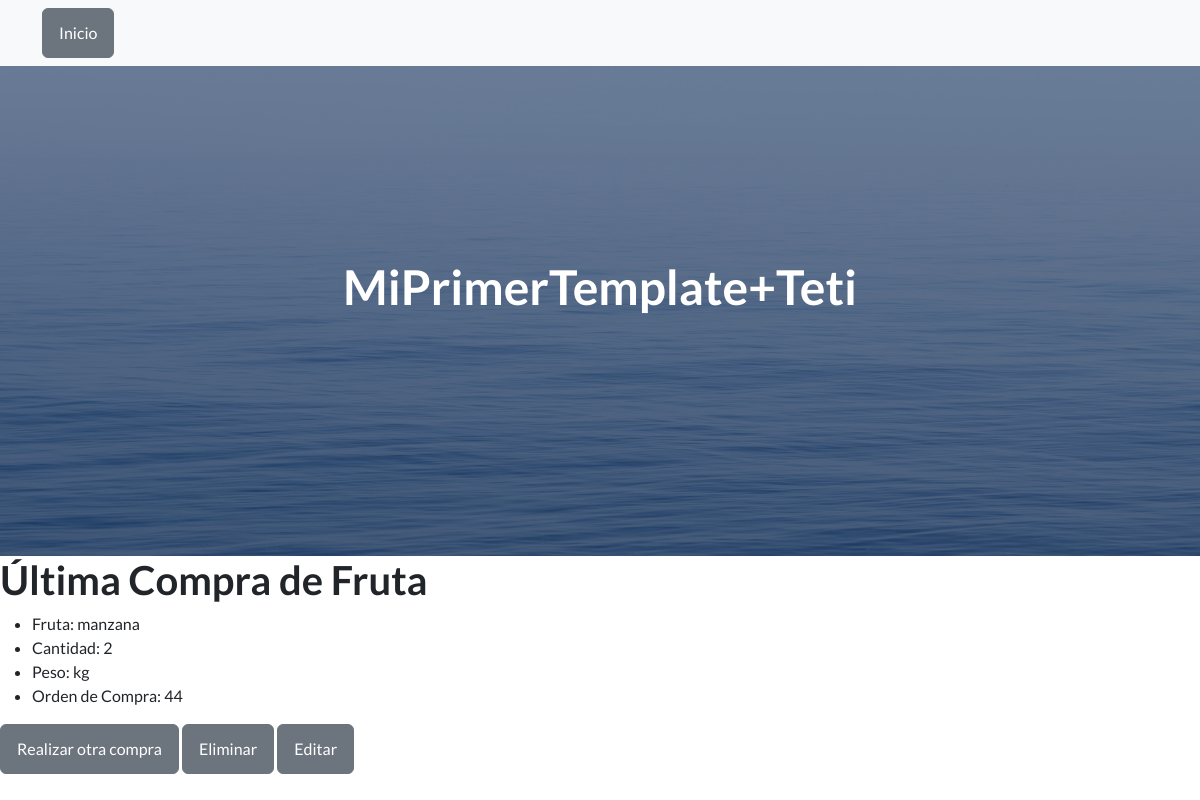
The page /app1/leer_fruta/ on the database as committed earlier.
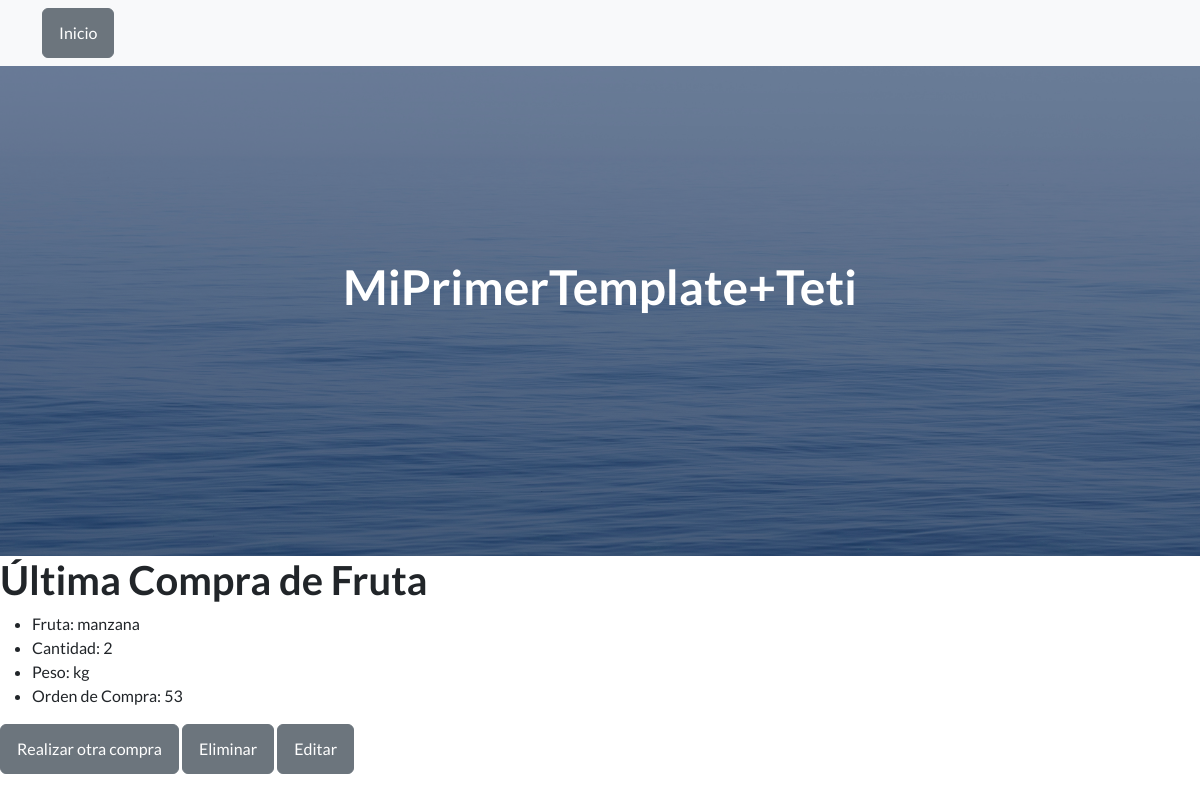
The same page on the database as committed later.
### app1/models.py (models this page shows, shortened)
class Fruta(models.Model):
    id = models.AutoField(primary_key=True)
    fruta = models.CharField(max_length=100)
    cantidad = models.IntegerField()
    peso = models.CharField(max_length=100, default="0.0")

### app1/views.py (the view)
# urls.py: path('leer_fruta/', views.leer_fruta, name='leer_fruta'),
def leer_fruta(request):
    compra_fruta = Fruta.objects.last()  # Obtiene el último registro
    return render(request, 'leer_fruta.html', {'compra_fruta': compra_fruta})

### Template/leer_fruta.html (shortened to what this page needs)
{% extends 'index.html' %}
{% block content %}
<!DOCTYPE html>
<html>
<head>
</head>
<body>
    <h1>Última Compra de Fruta</h1>
    <ul>
        <li>Fruta: {{ compra_fruta.fruta }}</li>
        <li>Cantidad: {{ compra_fruta.cantidad }}</li>
        <li>Peso: {{ compra_fruta.peso }}</li>
        <li>Orden de Compra: {{ compra_fruta.id }}</li>
    </ul>
    <a href="{% url 'app1:fruta' %}" class="btn btn-secondary">Realizar otra compra</a>
    <a href="{% url 'app1:eliminar_fruta' compra_fruta.id %}" class="btn btn-secondary">Eliminar</a>
    <a href="{% url 'app1:editar_fruta' compra_fruta.id %}" class="btn btn-secondary">Editar</a>
</body>
</html>
{% endblock %}

### Template/index.html (shortened to what this page needs)
{% load static %}
<!DOCTYPE html>
<html lang="en">
    <head>
        <link href="https://cdn.jsdelivr.net/npm/bootstrap-icons@1.5.0/font/bootstrap-icons.css" rel="stylesheet" type="text/css" />
        <link href="{% static 'css/styles.css' %}" rel="stylesheet" />
    </head>
    <body>
        <nav class="navbar navbar-light bg-light static-top">
            <div class="container">
                <a href="{% url 'app1:index' %}" class="btn btn-secondary">Inicio</a>
            </div>
        </nav>
        <header class="masthead">
            <div class="container position-relative">
                <div class="row justify-content-center">
                    <div class="col-xl-6">
                        <div class="text-center text-white">
                            <h1 class="mb-5">MiPrimerTemplate+Teti</h1>
                        </div>
                    </div>
                </div>
            </div>
        </header>
        {% block content %}{% endblock %}
</html>

Rows that differ between the two databases and show on the page:
no longer on this page (row unchanged): Fruta: fruta "manzana", cantidad "2", peso "kg", id "44"
added Fruta: fruta "manzana", cantidad "2", peso "kg", id "53"
